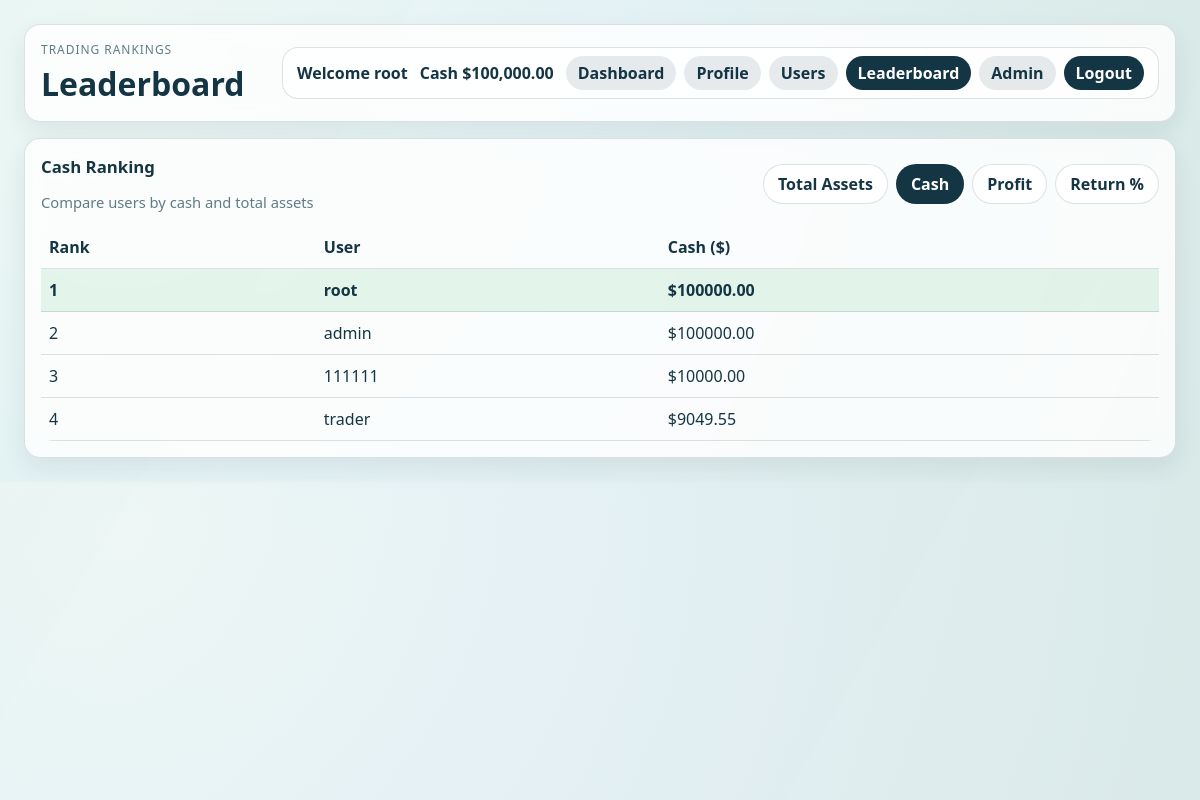
The page /leaderboard (signed in) on the database as committed earlier.
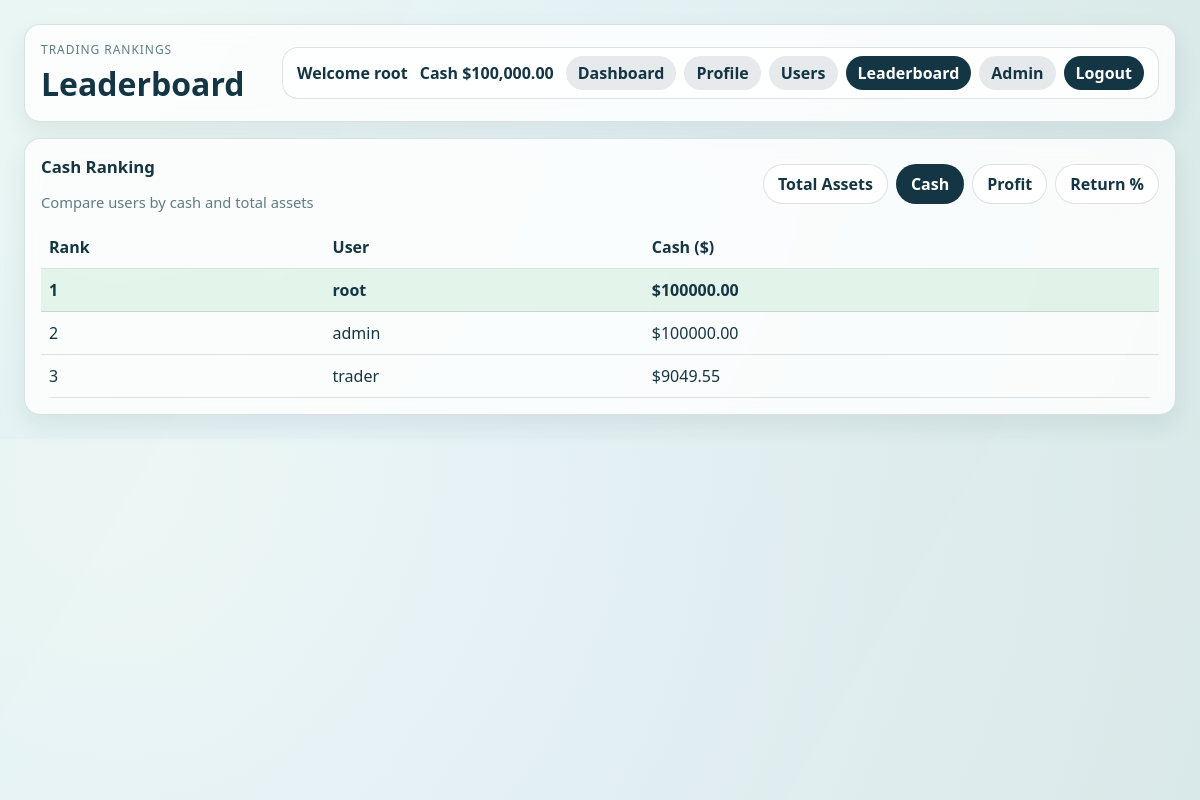
The same page on the database as committed later.
### models.py (models this page shows, shortened)
class User(UserMixin, db.Model):
    id = db.Column(db.Integer, primary_key=True)
    username = db.Column(db.String(30), unique=True, nullable=False)
    email = db.Column(db.String(120), unique=True, nullable=False)
    password_hash = db.Column(db.String(255), nullable=False)
    is_admin = db.Column(db.Boolean, nullable=False, default=False)
    cash = db.Column(db.Numeric(12, 2), nullable=False, default=Decimal("10000.00"))
    bio = db.Column(db.String(200), nullable=True, default="")
    avatar_url = db.Column(db.String(500), nullable=True, default="")
    hide_holdings = db.Column(db.Boolean, nullable=False, default=False)
    created_at = db.Column(db.DateTime, nullable=False, default=datetime.utcnow)
    holdings = db.relationship("StockHolding", back_populates="user", cascade="all, delete-orphan")
    transactions = db.relationship("StockTransaction", back_populates="user", cascade="all, delete-orphan")

### app.py (the view)
@app.route("/leaderboard")
@login_required
def leaderboard():
    ranking_type = request.args.get("type", "cash")
    context = get_leaderboard_context(ranking_type, current_user.username)
    return render_template("leaderboard.html", **context)

### app.py (called while the page is built)
@login_manager.user_loader
def load_user(user_id):
    return User.query.get(int(user_id))

### leaderboard.py (called while the page is built)
def calculate_user_metrics(user):
    portfolio = build_portfolio(user.id)
    cash = float(portfolio.get("cash", user.cash))
    total_assets = float(portfolio.get("totalAssets", cash))
    total_profit = float(portfolio.get("totalProfit", 0.0))
    return_percent = (total_assets - INITIAL_CASH) / INITIAL_CASH * 100
    return {
        "username": user.username,
        "email": user.email,
        "cash": cash,
        "total_assets": total_assets,
        "total_profit": total_profit,
        "returnPercent": return_percent
    }

def get_ranking_value(user_data, ranking_type):
    if ranking_type == "assets":
        return user_data["total_assets"]
    elif ranking_type == "profit":
        return user_data["total_profit"]
    elif ranking_type == "return":
        return user_data["returnPercent"]
    else:
        return user_data["cash"]

### stock_simulator.py (called while the page is built)
def get_latest_price(stock_id):
    return (
        StockPrice.query
        .filter_by(stock_id=stock_id)
        .order_by(StockPrice.recorded_at.desc(), StockPrice.id.desc())
        .first()
    )

### trading_service.py (called while the page is built)
def money(value):
    return Decimal(value).quantize(Decimal("0.01"))

def get_current_stock_price(stock_id):
    latest_price = get_latest_price(stock_id)
    if not latest_price:
        return None
    return money(latest_price.price)

### templates/leaderboard.html (shortened to what this page needs)
<!DOCTYPE html>
<html lang="en">
<head>
    <link rel="stylesheet" href="{{ url_for('static', filename='css/dashboard.css') }}">
</head>
<body>
    <div class="dashboard-bg"></div>
    <main class="dashboard">
        <header class="page-header panel">
            <div>
                <p class="kicker">Trading Rankings</p>
                <h1>Leaderboard</h1>
            </div>
            {% include "_main_nav.html" %}
        </header>
        <section class="panel full-span">
            <div class="section-head">
                <div>
                    <h2>{{ title }}</h2>
                    <p class="muted-text">Compare users by cash and total assets</p>
                </div>
                <div class="ranking-tabs">
                    <a href="{{ url_for('leaderboard', type='assets') }}"
                        class="ranking-tab {% if ranking_type == 'assets' %}active{% endif %}">
                        Total Assets
                    </a>
                    <a href="{{ url_for('leaderboard', type='cash') }}"
                        class="ranking-tab {% if ranking_type == 'cash' %}active{% endif %}">
                        Cash
                    </a>
                    <a href="{{ url_for('leaderboard', type='profit') }}"
                        class="ranking-tab {% if ranking_type == 'profit' %}active{% endif %}">
                        Profit
                    </a>
                    <a href="{{ url_for('leaderboard', type='return') }}"
                        class="ranking-tab {% if ranking_type == 'return' %}active{% endif %}">
                        Return %
                    </a>
                </div>
            </div>
            <div class="table-wrap">
                <table>
                    <thead>
                        <tr>
                            <th>Rank</th>
                            <th>User</th>
                            <th>{{ value_label }} ($)</th>
                        </tr>
                    </thead>
                    <tbody>
                        {% if users %}
                            {% for user in users %}
                            <tr class="{% if current_user.is_authenticated and user.username == current_username %}current-user{% endif %}">
                                <td>
                                    {% if loop.index == 1 %}
                                        1
                                    {% elif loop.index == 2 %}
                                        2
                                    {% elif loop.index == 3 %}
                                        3
                                    {% else %}
                                        {{ loop.index }}
                                    {% endif %}
                                </td>
                                <td>{{ user.username }}</td>
                                <td>
                                    {% if ranking_type == "return" %}
                                        {{ "%.2f"|format(user.ranking_value) }}%
                                    {% else %}
                                        ${{ "%.2f"|format(user.ranking_value) }}
                                    {% endif %}
                                </td>
                            </tr>
                            {% endfor %}
                        {% else %}
                            <tr>
                                <td colspan="3">No users available.</td>
                            </tr>
                        {% endif %}
                    </tbody>
                </table>
            </div>
        </section>
    </main>
</body>
</html>

### templates/_main_nav.html
<div class="header-actions">
    <div class="user-panel">
        <div class="user-summary">
            <p class="welcome-text">Welcome {{ current_user.username }}</p>
            <p class="welcome-text">Cash <span id="accountCash">${{ "{:,.2f}".format(current_user.cash|float) }}</span></p>
        </div>
        <nav class="user-links" aria-label="Main navigation">
            <a class="action-link secondary {% if request.endpoint == 'dashboard' %}active{% endif %}" href="{{ url_for('dashboard') }}">Dashboard</a>
            <a class="action-link secondary {% if request.endpoint == 'profile' %}active{% endif %}" href="{{ url_for('profile') }}">Profile</a>
            <a class="action-link secondary {% if request.endpoint == 'users' %}active{% endif %}" href="{{ url_for('users') }}">Users</a>
            <a class="action-link secondary {% if request.endpoint == 'leaderboard' %}active{% endif %}" href="{{ url_for('leaderboard') }}">Leaderboard</a>
            {% if current_user.is_admin %}
                <a class="action-link secondary {% if request.endpoint in ['admin_dashboard', 'admin_users', 'admin_stocks', 'toggle_admin_role'] %}active{% endif %}" href="{{ url_for('admin_dashboard') }}">Admin</a>
            {% endif %}
            <a class="action-link" href="{{ url_for('logout') }}">Logout</a>
        </nav>
    </div>
</div>

### static/css/dashboard.css (style rules this page uses)
:root { --bg-1: #f6fbff; --bg-2: #e8f5f0; --ink: #143543; --muted: #5f7b86; --panel: rgba(255, 255, 255, 0.82); --line: rgba(20, 53, 67, 0.14); --buy: #16a34a; --sell: #dc2626; --up: #16a34a; --down: #dc2626; }
* { box-sizing: border-box; }
body { margin: 0; font-family: "Avenir Next", "Segoe UI", sans-serif; color: var(--ink); background: radial-gradient(circle at 10% 10%, #ffffff 0%, var(--bg-1) 40%, var(--bg-2) 100%); min-width: 320px; }
.dashboard-bg { position: fixed; inset: 0; background-image: linear-gradient(120deg, rgba(12, 158, 108, 0.08) 0%, rgba(19, 73, 125, 0.07) 100%); pointer-events: none; z-index: 0; }
.dashboard { position: relative; z-index: 1; display: grid; gap: 16px; grid-template-columns: repeat(12, 1fr); padding: clamp(12px, 2vw, 24px); max-width: 1280px; margin: 0 auto; }
.panel { background: var(--panel); border: 1px solid var(--line); border-radius: 16px; padding: 16px; backdrop-filter: blur(8px); box-shadow: 0 10px 24px rgba(21, 45, 64, 0.08); }
.page-header { grid-column: 1 / -1; display: flex; justify-content: space-between; align-items: center; gap: 16px; flex-wrap: wrap; }
.page-header > div:first-child { min-width: 220px; }
.header-actions { display: flex; align-items: center; gap: 12px; flex-wrap: wrap; justify-content: flex-end; min-width: min(100%, 680px); }
.user-panel { display: flex; align-items: center; gap: 12px; padding: 8px 14px; border: 1px solid var(--line); border-radius: 16px; background: rgba(255, 255, 255, 0.72); flex-wrap: wrap; justify-content: flex-end; width: 100%; }
.user-summary { display: flex; align-items: center; gap: 12px; flex-wrap: wrap; }
.user-summary .welcome-text:first-child { max-width: 180px; overflow: hidden; text-overflow: ellipsis; white-space: nowrap; }
.welcome-text { margin: 0; font-weight: 600; color: var(--ink); }
.user-links { display: flex; align-items: center; gap: 8px; flex-wrap: wrap; justify-content: flex-end; }
.action-link { display: inline-flex; align-items: center; justify-content: center; min-height: 34px; padding: 0 12px; border-radius: 999px; background: var(--ink); color: #fff; text-decoration: none; font-weight: 600; white-space: nowrap; line-height: 1; }
.action-link.secondary { background: rgba(20, 53, 67, 0.1); color: var(--ink); }
.action-link.active { background: var(--ink); color: #fff; }
.kicker { text-transform: uppercase; letter-spacing: 0.08em; font-size: 0.75rem; color: var(--muted); margin: 0 0 4px; }
h1 { margin: 0; font-size: clamp(1.4rem, 2.8vw, 2rem); }
h2 { margin: 0 0 14px; font-size: 1.05rem; }
.muted-text { margin: 0; color: var(--muted); font-size: 0.92rem; }
.full-span { grid-column: 1 / -1; }
.section-head { display: flex; justify-content: space-between; align-items: center; gap: 12px; flex-wrap: wrap; margin-bottom: 14px; }
table { width: 100%; border-collapse: collapse; min-width: 640px; }
.table-wrap { max-width: 100%; overflow-x: auto; -webkit-overflow-scrolling: touch; border-radius: 12px; }
th, td { text-align: left; padding: 10px 8px; border-bottom: 1px solid var(--line); }
.current-user { background: rgba(22, 163, 74, 0.1); font-weight: 700; }
.ranking-tabs { display: flex; gap: 8px; flex-wrap: wrap; }
.ranking-tab { border: 1px solid var(--line); background: white; color: var(--ink); border-radius: 999px; padding: 8px 14px; text-decoration: none; font-weight: 600; }
.ranking-tab.active { background: var(--ink); color: white; }

Rows that differ between the two databases and show on the page:
removed User: shows "3", username "111111", ranking_value "10000.00"
changed User "trader": now shows "3"
